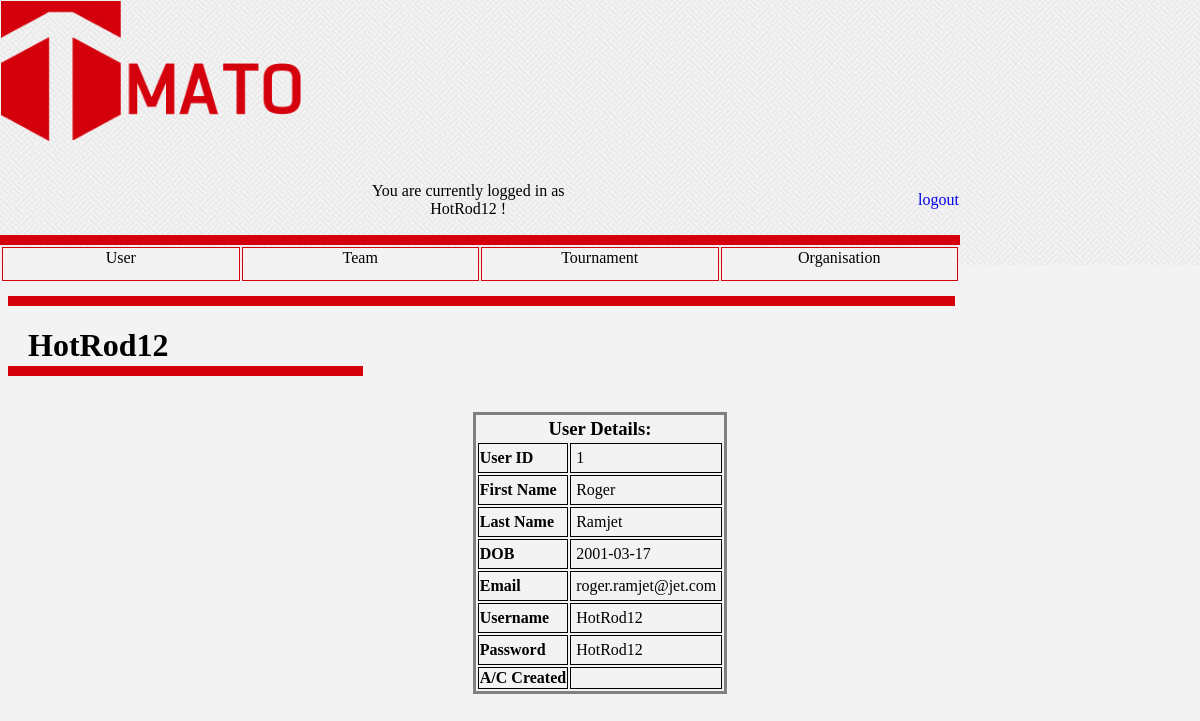
/user_account.php (signed in), run on the app's committed database.
### tables this page shows
CREATE TABLE `user` (
  `User_ID` int(8) NOT NULL,
  `User_FName` varchar(32) NOT NULL,
  `User_LName` varchar(32) NOT NULL,
  `User_DOB` date NOT NULL,
  `User_Email` varchar(48) NOT NULL,
  `User_UName` varchar(20) NOT NULL,
  `User_Password` varchar(20) NOT NULL,
  `User_PwordHash` varchar(64) NOT NULL,
  `User_Created` date NOT NULL,
  `User_Bio` text,
  `User_DisplayName` int(1) NOT NULL DEFAULT '0',
  `User_DisplayAge` int(1) NOT NULL DEFAULT '0'
);

### user_account.php (the view, shortened to what this page needs)
<!DOCTYPE html>
<html>
    <head>
        <link rel="stylesheet" type="text/css" href="css/tmato_theme.css">
        <link rel="stylesheet" type="text/css" href="css/style.css"/>
    </head>
    <body>
        <div class="nonScroll">
            <form method="post" action="php/login_handler.php">
                <table class="table_header">
                    <tr>
                        <td><a href = "homepage.php"><img src="resources\images\tmato.png" class="logo"></a></td>
                        <td>
                        </td>
                    </tr>
                    <tr>
                        <td><div class="spacerSmall"></div></td>
                    </tr>
                    <tr>
                    	<td>
                     	</td>
                        <td>
                            <?php
							if (isset($_SESSION['loggedin']) && $_SESSION['loggedin'] == true) {
                                echo "<p align='center'>You are currently logged in as " . $_SESSION['user'] . " !</p>"
                                ;
                            }
                            ?>
                        </td>
                        <td align="right">
                        <p align="right">
                        <?php
                        if (isset($_SESSION['loggedin']) && $_SESSION['loggedin'] == true) {
                        	echo "<a href='php/logout_handler.php' class='cleanLink'>logout</a>";
                        } else {
                            echo "<a href='registration.php' class='cleanLink'>Register</a>";
                        }
                        ?>
                        </p>
                     	</td>
                    </tr>
                </table>
            </form>
            <div class="pageBreak"></div>
            <div>
                <table class="table_nav">
                    <tr class="banner">
                        <td><a href ="user_account.php">User</a></td>
                        <td><a href ="team.php">Team</a></td>
                        <td><a href ="tournament.php">Tournament</a></td>
                        <td><a href ="organisation.php">Organisation</a></td>
                    </tr>
                </table>
            </div>
        </div>
        <div class="contentContainer">
        <div class="spacerLarge"></div>
        <div class="pageBreak"></div>
        <h1>
            <?php
            if (isset($_SESSION['loggedin']) && $_SESSION['loggedin'] == true) {
                echo $_SESSION['user'];
            } else {
                $_SESSION['loggedin'] = false;
                echo "User Name";
            }
            ?>
        </h1>
        <div class="headingBreak"></div>
        <div>
            <br><br>
            <div class="div_user">
                <table class="tbl_user">
                    <tr>
                        <th class="tbl_header" colspan="2">User Details:</th>
                    </tr>
                    <?php
                    if (isset($_SESSION['loggedin']) && $_SESSION['loggedin'] == true) {
                        $connection = mysqli_connect("localhost:3306", "root", "", "tmato_db");
                        $result = mysqli_query($connection, "SELECT * FROM user where User_UName LIKE '{$_SESSION["user"]}';");
                        while ($output = mysqli_fetch_row($result)) {
                            echo"
                                <tr>
                                    <td class='th_user'>User ID</td><td class='td_user'>$output[0]</td>
                                </tr>
                                <tr>
                                    <td class='th_user'>First Name</td><td class='td_user'>$output[1]</td>
                                </tr>
                                <tr>
                                    <td class='th_user'>Last Name</td><td class='td_user'>$output[2]</td>
                                </tr>
                                <tr>
                                    <td class='th_user'>DOB</td><td class='td_user'>$output[3]</td>
                                </tr>
                                <tr>
                                    <td class='th_user'>Email</td><td class='td_user'>$output[4]</td>
                                </tr>
                                <tr>
                                    <td class='th_user'>Username</td><td class='td_user'>$output[5]</td>
                                </tr>
                                <tr>
                                    <td class='th_user'>Password</td><td class='td_user'>$output[6]</td>
                                </tr>
                                <tr>
                                    <td class='th_user'>A/C Created</td><td class='td_user'>$output[7]</td>
                                </tr>
                            ";
                        }
                    }
                    ?>
                </table>
            </div>
        </div>
        </div>
    </body>
</html>

### css/tmato_theme.css (style rules this page uses)
.nonScroll { display: block; position: fixed; top: 0; left: 0; z-index: 1; width: 100%; height: 265px; background: url("../resources/images/maze_white.gif"); }
.banner td { width: 25%; height: 30px; border: 1px solid #D4000C; border-collapse: collapse; background-color: #F3F3F3; }
.banner a { width: 100%; height: 100%; display: block; text-decoration: none; color: black; text-align: center; vertical-align: middle; padding: 0px; }
.logo { max-width: 300px; max-height: 160px; }
.spacerSmall { height: 16px; }
.spacerLarge { height: 288px; }
.pageBreak { background-color: #D4000C; height: 10px; width: 80%; }
.headingBreak { background-color: #D4000C; height: 10px; width: 30%; margin-top: -20px; }
.cleanLink { text-decoration: none; }
p { width: 80%; margin-left: 20px; }
h1 { margin-left: 20px; }
body { background-color: #F3F3F3; }
.table_header { border-spacing: 0; table-layout: fixed; width: 80%; }
.table_nav { width: 80%; }

### css/style.css (style rules this page uses)
.tbl_header { font-size: 14pt; font-weight: bold; text-align: center; }
.tbl_user { margin: auto; border-style: solid; }
.th_user { border-style: solid; border-width: .5px; font-weight: bold; }
.td_user { border-style: solid; border-width: .5px; padding: 5px; }

### data on the page
user: User_ID "1", User_FName "Roger", User_LName "Ramjet", User_DOB "2001-03-17", User_Email "roger.ramjet@jet.com", User_UName "HotRod12", User_Password "HotRod12"

### other printed values
$_SESSION['user'] "HotRod12"
